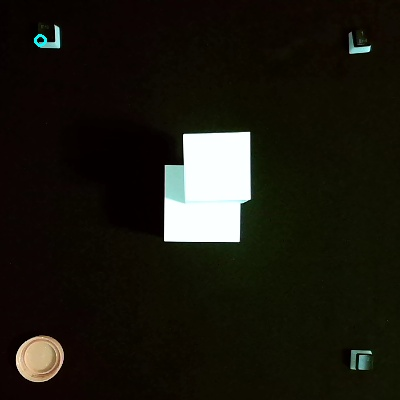
#> input picture Vision/ Top_left.jpg, 400 x 400 px
$ python -i color_marker_match.py   (imports and definitions only)
#> lines starting #> are read from the running program, lines starting #| are printed output that depends on the picture; after the words box and inside, x2 and y2 are one past the last pixel; in counts of white or black regions, pixels touching at a corner belong together
#> further down, picture is the input picture: shape (400, 400, 3); mean B, G, R 17.4, 25.8, 27.7
"""
Color-to-Marker Matching (sorting task)

Objective: place 2-6 colored cubes anywhere on the mat, alongside their
matching ArUco "target" marker. The arm scans once, figures out which
colors have BOTH a cube and a target marker visible, and picks each cube
up and places it directly on top of its matching marker. No stacking --
every placement uses the same table-height Z.

VISION LOGIC in this file (camera capture, ArUco/board detection, color
masking, pixel-to-mm conversion) is copied over unchanged from Paul's
tested "new and improved" vision version -- do not modify those functions
without re-confirming they still work on real hardware.

ARM MOVEMENT LOGIC is rebuilt to match tests/final_rainbow_stack.py
exactly: pick a block (open gripper -> move to it -> close gripper ->
rest, holding the block), then place it on its marker (move -> open
gripper -> rest, empty claw), then repeat for the next color. Same
calibration loading, same servo names/resting states, same gripper
angles pulled from calibration_results.json, same `with ServoBus(...) as
servo_bus:` structure -- just with Z fixed at one level instead of
incrementing like the stack does.
"""

import sys
import time
import math
import json
import argparse
from pathlib import Path

import cv2
import numpy as np
import cv2.aruco as aruco
from scipy.interpolate import RegularGridInterpolator


# ============================================================
# Argument parser
# ============================================================
parser = argparse.ArgumentParser()
# [6 lines not run here, left out]


# ============================================================
# Path setup -- same direct-import style as final_rainbow_stack.py.
# (The previous version of this file silently fell back to placeholder
# IK/servo functions when these imports failed, which is what let the
# "map_angle_to_servo(..., None)" bug ship without erroring loudly.)
# ============================================================
core_path = Path(__file__).resolve().parents[1] / "core"
sys.path.insert(0, str(core_path))
from IK_solver import inverse_kinematics, map_angle_to_servo

servo_lib_path = (
    Path(__file__).resolve().parents[1]
    / "lib"
    / "lewansoul-servo-bus-master"
    / "src"
    / "python"
)
sys.path.insert(0, str(servo_lib_path))
from lewansoul_servo_bus import ServoBus


# ============================================================
# Main config
# ============================================================
# [1 line that did not run here, left out]
# [1 line that did not run here, left out]
CORRECTIONS_PATH = "arm_corrections.json"

L1 = 115.48
L2 = 135.81
L3 = 185.71
Z_offset = 127
PICK_Z_TARGET = 70   # height used when descending onto a cube to grab it
PLACE_Z_TARGET = 85  # height used when releasing over a marker -- higher
                       # than pickup so the block drops in cleanly instead
                       # of the claw needing to weave down near other
                       # cubes/markers already on the mat

base_offset = 23.11
base_angle_offset = 9

LEFT_PICKUP_GRASP_BIAS_MM = -9.5

# Placement bias is now side-dependent. The RIGHT-side values below are
# tuned and working well. The LEFT-side values are a starting point (same
# as the right side) -- tune these separately the same way
# LEFT_PICKUP_GRASP_BIAS_MM was tuned, by placing left-side markers and
# adjusting until the drop lands on-target.
PLACE_X_BIAS_MM = 59.32       # right side (x_mm >= 0)
PLACE_Y_BIAS_MM = -49.02      # right side (x_mm >= 0)

LEFT_PLACE_X_BIAS_MM = 12.32  # left side (x_mm < 0) -- NEEDS ITS OWN TUNING
LEFT_PLACE_Y_BIAS_MM = 4.02  # left side (x_mm < 0) -- NEEDS ITS OWN TUNING

# Safe resting movement (matches final_rainbow_stack.py exactly).
# After placing a block, rest_arm() rotates the BASE servo away by this
# many degrees FIRST, then lifts/folds the other joints, then swings the
# base back to its resting center -- so the claw clears the block
# vertically before the base does its big swing back, instead of
# dragging through it.
# If this moves the claw TOWARD the block/marker instead of away, flip
# this to a negative value.
SAFE_BASE_NUDGE_DEG = 5.0

SAFE_BASE_NUDGE_TIME = 1.0
SAFE_ARM_LIFT_TIME = 2.0
SAFE_BASE_REST_TIME = 1.5

# Tracks the last commanded base servo angle, so rest_arm() knows which
# direction "away" is. Set inside move_to_board_mm().
LAST_BASE_CMD = None

CROP_START_X = 0
CROP_START_Y = 0
CROP_END_X = 640
CROP_END_Y = 400

WARP_WIDTH = 640
WARP_HEIGHT = 400

TAG_3_TOP_EDGE_MM = 24.75
Y_COORD_OFFSET_MM = -45.0
X_SIGN = -1

MIN_MASK_AREA = 30
CORNER_MARKER_IDS = {0, 1, 2, 3}
MARKER_ID_TO_COLOR = {
    4: "red",
    5: "orange",
    6: "yellow",
    7: "green",
    8: "blue",
    9: "purple",
}


# ============================================================
# Servo names / rest states (same as final_rainbow_stack.py)
# ============================================================
servo_names = {
    1: "shoulder_pan",
    2: "shoulder_lift",
    3: "elbow_flex",
    4: "wrist_flex",
    5: "wrist_roll",
    6: "gripper",
}

RESTING_STATES = {
    1: "center",
    2: "max",
    3: "min",
    4: "min",
    5: "center",
    6: "max",
}


# ============================================================
# Load calibration (same as final_rainbow_stack.py -- this was missing
# entirely in the previous version of this file, which is why the
# gripper had to be hardcoded to 0/180 instead of real calibrated angles)
# ============================================================
# [6 lines not run here, left out]


# ============================================================
# Camera open and capture helpers -- VISION LOGIC, unchanged
# ============================================================
# [77 lines left out: functions open_camera, capture_cropped_frame, get_aruco_detector, detect_markers_compatible, choose_corner_by_position, perimeter_color, not called in this run]


def remove_claw(img):
    h, w = img.shape[:2]
#> h = 400; w = 400
    gray = cv2.cvtColor(img, cv2.COLOR_BGR2GRAY)
    thresh = cv2.threshold(gray, 190, 255, cv2.THRESH_BINARY)[1]
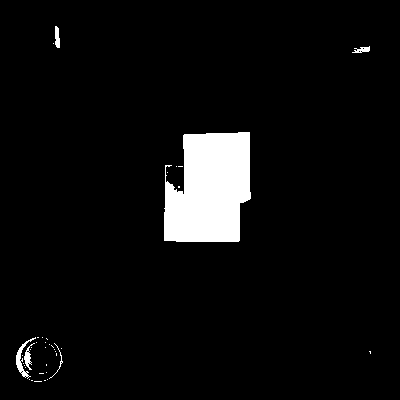
#> thresh: shape (400, 400); 5.3% white; 38 white regions (32 under 20 px), largest, box (x1, y1, x2, y2) and area: (164, 132, 251, 242) 7889, (16, 337, 36, 379) 198, (24, 343, 35, 370) 102, (55, 26, 60, 48) 89, (352, 46, 370, 53) 72, (49, 343, 63, 379) 43
    mask = np.zeros_like(thresh)
    top_limit = int(h * 0.35)
#> top_limit = 140
    mask[0:top_limit, :] = thresh[0:top_limit, :]
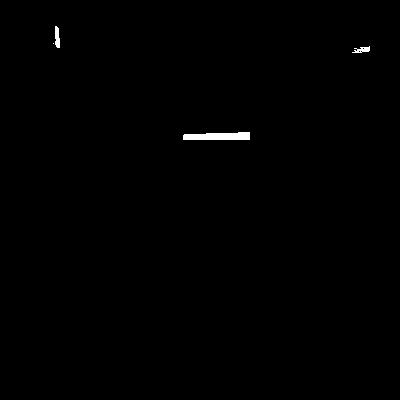
#> mask: shape (400, 400); 0.39% white; 4 white regions (1 under 20 px)
    contours, _ = cv2.findContours(mask, cv2.RETR_EXTERNAL, cv2.CHAIN_APPROX_SIMPLE)
#> contours = 4 contours, 1 with area under 20; largest, box (x1, y1, x2, y2) and area: (183, 132, 250, 140) 384, (55, 26, 60, 48) 66, (352, 46, 370, 53) 50
    if not contours:
        return False
    claw_contour = max(contours, key=cv2.contourArea)
#> claw_contour = contour of 9 points, box (x1, y1, x2, y2) (183, 132, 250, 140), area 384
    if cv2.contourArea(claw_contour) < 500:
        return False
    x, y, w_box, h_box = cv2.boundingRect(claw_contour)
    padding = 55
    x1 = max(x - padding, 0)
    y1 = max(y - padding, 0)
    x2 = min(x + w_box + padding, img.shape[1])
    y2 = min(y + h_box + padding, img.shape[0])
    fill_color = perimeter_color(img, x1, y1, x2, y2, pad=12)
    img[y1:y2, x1:x2] = fill_color
    return True


# Vision: detect_and_warp_board and detect colored cubes using
# MultipleCOM logic -- VISION LOGIC, unchanged.
# [76 lines left out: function detect_and_warp_board, not called in this run]


# Color detection -- VISION LOGIC, unchanged.
rainbow_color_ranges = {
    "red": [((0, 40, 50), (5, 170, 255)), ((160, 40, 50), (180, 170, 255))],
    "orange": [((10, 60, 100), (25, 255, 255))],
    "yellow": [((80, 0, 230), (100, 40, 255))],
    "green": [((70, 80, 50), (99, 255, 255))],
    "blue": [((100, 50, 100), (120, 255, 255))],
    "purple": [((121, 70, 50), (159, 255, 255))],
}

color_draw_bgr = {
    "red": (0, 0, 255),
    "orange": (0, 140, 255),
    "yellow": (0, 255, 255),
    "green": (0, 255, 0),
    "blue": (255, 0, 0),
    "purple": (211, 0, 148),
}


# [130 lines left out: functions build_color_mask, detect_colored_cubes, compute_pixel_scale_from_marker_3, pixel_to_mm, compute_marker_targets, load_arm_correction_interpolator, not called in this run]


def clamp(value, low, high):
    return max(low, min(high, value))


# [462 lines left out: functions apply_arm_correction, compute_servo_commands, move_to_board_mm, get_rest_angle, open_gripper, close_gripper and 6 more, not called in this run]


# [2 lines not run here, left out]

>>> import cv2
>>> picture = cv2.imread('../Vision/ Top_left.jpg')
>>> result = remove_claw(picture)
#> result = False
